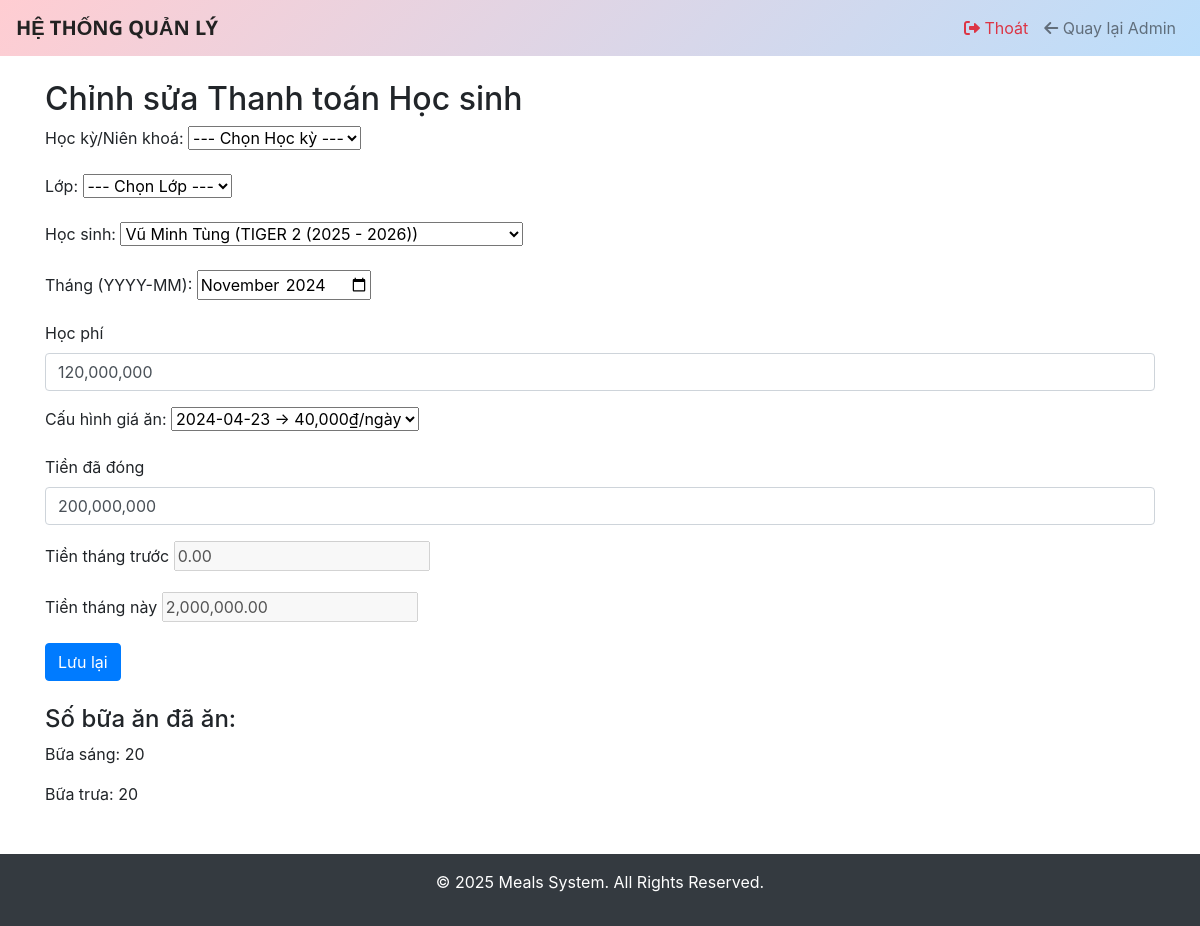
Page /meals/student-payment/edit/313/ (signed in) on the committed database.
### meals/models.py (models this page shows, shortened)
class StudentPayment(models.Model):
    class Meta:
        unique_together = ('student', 'month')
        verbose_name = "Công nợ học sinh"
        verbose_name_plural = "Công nợ học sinh"
        permissions = [
            ("view_statistics", "Có thể xem thống kê"),
        ]
    student = models.ForeignKey(
        'Student',
        on_delete=models.CASCADE,
        verbose_name="Học sinh"
    )
    month = models.CharField(
        max_length=7,
        verbose_name="Tháng",
        help_text="Chọn tháng theo định dạng YYYY‑MM"
    )
    tuition_fee = models.DecimalField(
        max_digits=10,
        decimal_places=2,
        verbose_name="Học phí"
    )
    amount_paid = models.DecimalField(
        max_digits=10,
        decimal_places=2,
        verbose_name="Số tiền đã đóng"
    )
    remaining_balance = models.DecimalField(
        max_digits=10,
        decimal_places=2,
        null=True,
        blank=True,
        verbose_name="Số dư"
    )
    meal_price = models.ForeignKey(
        MealPrice,
        on_delete=models.PROTECT,
        verbose_name="Cấu hình giá ăn",
        help_text="Chọn cấu hình giá ăn áp dụng cho tháng này"
    )

### meals/views.py (the view)
# urls.py: path('student-payment/edit/', login_required(views.student_payment_edit), name='student_payment_edit'),
@login_required(login_url='login')
@permission_required('meals.change_studentpayment', raise_exception=True)
def student_payment_edit(request, pk=None):
    classrooms = ClassRoom.objects.all()
    payment = get_object_or_404(StudentPayment, pk=pk) if pk else None
    if request.method == "POST":
        student_id = request.POST.get('student')
        month_val  = request.POST.get('month')
        dup_qs = StudentPayment.objects.filter(student_id=student_id, month=month_val)
        if payment:
            dup_qs = dup_qs.exclude(pk=payment.pk)
        duplicate = dup_qs.first()
        form_instance = duplicate if duplicate else payment
        form = StudentPaymentForm(request.POST, instance=form_instance)
        if form.is_valid():
            saved = form.save()
            AuditLog.objects.create(
                user    = request.user,
                action  = 'change',
                path    = request.path,
                data    = json.dumps({
                    'model':           'studentpayment',
                    'object_id':       saved.pk,
                    'student_name':    saved.student.name,
                    'classroom_name':  saved.student.classroom.name,
                    'tuition_fee': format(saved.tuition_fee, ",.2f"),
                    'amount_paid': format(saved.amount_paid, ",.2f"),
                    'meal_price':  format(saved.meal_price.daily_price, ",.2f") if saved.meal_price else "0.00",
                    'month':           month_val,
                }, ensure_ascii=False)
            )
            if duplicate and payment and duplicate.pk != payment.pk:
                payment.delete()
            payments = list(
                StudentPayment.objects
                .filter(student=saved.student)
                .order_by('month')
            )
            prior = Decimal('0')
            for p in payments:
                year, mon = map(int, p.month.split('-'))
                recs = MealRecord.objects.filter(
                    student=p.student,
                    date__year=year, date__month=mon,
                    meal_type__in=['Bữa sáng','Bữa trưa']
                ).filter(
                    Q(status='Đủ') | Q(status='Thiếu', non_eat=2)
                )
                meal_cost = sum(
                    p.meal_price.breakfast_price if r.meal_type=='Bữa sáng' else p.meal_price.lunch_price
                    for r in recs
                )
                p.remaining_balance = (
                    p.amount_paid
                    - p.tuition_fee
                    - meal_cost
                    +prior
                )
                prior = p.remaining_balance
            with transaction.atomic():
                StudentPayment.objects.bulk_update(payments, ['remaining_balance'])
            messages.success(request, "Lưu thành công")
            return redirect(request.path)
        else:
            errs = sum(form.errors.values(), [])
            messages.error(request, "Lỗi: " + "; ".join(errs))
    else:
        form = StudentPaymentForm(instance=payment)
    breakfast_count = lunch_count = 0
    if form.instance and form.instance.pk:
        y, mon = map(int, form.instance.month.split('-'))
        breakfast_count = MealRecord.objects.filter(
            student=form.instance.student,
            date__year=y, date__month=mon,
            meal_type='Bữa sáng'
        ).filter(Q(status='Đủ')|Q(status='Thiếu', non_eat=2)).count()
        lunch_count = MealRecord.objects.filter(
            student=form.instance.student,
            date__year=y, date__month=mon,
            meal_type='Bữa trưa'
        ).filter(Q(status='Đủ')|Q(status='Thiếu', non_eat=2)).count()
    return render(request, 'payments/student_payment_form.html', {
        'form':            form,
        'classrooms':      classrooms,
        'is_edit':         bool(payment),
        'breakfast_count': breakfast_count,
        'lunch_count':     lunch_count,
    })

### meals/models.py (called while the page is built)
    def __str__(self):
        return f"{self.effective_date:%Y-%m-%d} → {self.daily_price:,}₫/ngày"

    def __str__(self):
        return f"{self.name} ({self.term})"

    def __str__(self):
        return f"{self.name} ({self.classroom})"

### meals/templates/payments/student_payment_form.html (shortened to what this page needs)
{% extends "layout.html" %}
{% load static %}
{% block content %}
<h2>Chỉnh sửa Thanh toán Học sinh</h2>
<form method="post" id="payment-form">
    <div class="form-group">
       {{ form.term.label_tag }}
       {{ form.term }}
    </div>
    <div class="form-group">
        {{ form.classroom.label_tag }}
        {{ form.classroom }}
    </div>
    <div class="form-group">
        {{ form.student.label_tag }}
        {{ form.student }}
    </div>
    <div class="form-group">
        {{ form.month.label_tag }}
        {{ form.month }}
    </div>
    <div class="form-group">
        <label for="id_tuition_fee">{{ form.tuition_fee.label }}</label>
        <input type="text" id="id_tuition_fee" name="tuition_fee" class="form-control money"
               value="{{ form.tuition_fee.value|default_if_none:'' }}">
    </div>
    <div class="form-group">
        {{ form.meal_price.label_tag }}
        {{ form.meal_price }}
    </div>
    <div class="form-group">
        <label for="id_amount_paid">{{ form.amount_paid.label }}</label>
        <input type="text" id="id_amount_paid" name="amount_paid" class="form-control money"
               value="{{ form.amount_paid.value|default_if_none:'' }}">
    </div>
    <div class="form-group">
        <label for="id_prev_month_balance">Tiền tháng trước</label>
        {{ form.prev_month_balance }}
    </div>
    <div class="form-group">
        <label for="id_current_month_payment">Tiền tháng này</label>
        {{ form.current_month_payment }}
    </div>
    <button type="submit" class="btn btn-primary">Lưu lại</button>
</form>
<div id="meal-counts" class="mt-4">
    <h4>Số bữa ăn đã ăn:</h4>
    <p>Bữa sáng: <span id="breakfast_count">{{ breakfast_count|default:"0" }}</span></p>
    <p>Bữa trưa: <span id="lunch_count">{{ lunch_count|default:"0" }}</span></p>
</div>
{% endblock %}

### templates/layout.html (shortened to what this page needs)
{% load static %}
<!DOCTYPE html>
<html lang="vi">
<head>
  <link
    rel="stylesheet"
    href="https://stackpath.bootstrapcdn.com/bootstrap/4.5.2/css/bootstrap.min.css"
  >
  <link
    rel="stylesheet"
    href="https://cdnjs.cloudflare.com/ajax/libs/font-awesome/6.0.0-beta3/css/all.min.css"
  />
  <link rel="stylesheet" href="{% static 'css/style.css' %}">
</head>
<body>
  <nav class="navbar navbar-expand-lg navbar-light">
    <a class="navbar-brand" href="{% url 'home' %}">HỆ THỐNG QUẢN LÝ</a>
    <div class="collapse navbar-collapse" id="navbarNav">
      <ul class="navbar-nav ml-auto">
        {% if user.is_authenticated %}
          <li class="nav-item">
            <a class="nav-link text-danger" href="{% url 'logout' %}">
              <i class="fas fa-sign-out-alt"></i> Thoát
            </a>
          </li>
          {% if user.is_staff %}
            <li class="nav-item">
              <a class="nav-link" href="{% url 'admin:index' %}">
                <i class="fas fa-arrow-left"></i> Quay lại Admin
              </a>
            </li>
          {% endif %}
        {% endif %}
      </ul>
    </div>
  </nav>
  <div class="container mt-4">
    {% block content %}{% endblock %}
  </div>
  <footer class="bg-dark text-white text-center py-3 mt-5">
    <div class="container">
      <p>&copy; {% now "Y" as current_year %}{{ current_year }} Meals System. All Rights Reserved.</p>
    </div>
  </footer>
</body>
</html>

### templates/layout.html (style rules this page uses)
:root { --nav-gradient-start: #FFCDD2; --nav-gradient-end: #BBDEFB; }
.navbar { background: linear-gradient(135deg, var(--nav-gradient-start), var(--nav-gradient-end)) !important; }
.navbar .navbar-brand { font-family: 'Noto Sans', sans-serif; font-weight: 700; color: #222 !important; }

### rows in the picture
StudentPayment: student "Vũ Minh Tùng (TIGER 2 (2025 - 2026))", month "2024-11", tuition_fee "120,000,000", meal_price "2024-04-23 → 40,000₫/ngày", amount_paid "200,000,000"

### other values in the picture
{{ breakfast_count|default:"0" }} "20"
{{ lunch_count|default:"0" }} "20"
{{ current_year }} "2025"
